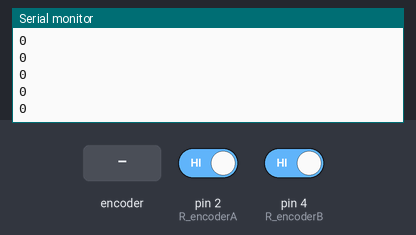
Recording of a sketch running on a simulated Arduino Uno, built with avr-gcc and run on an emulated ATmega328P. On the bench: the last lines printed to the serial monitor. Inputs (shaded band) come from the test bench; at power-on: pin 2 (R_encoderA) HIGH, pin 4 (R_encoderB) HIGH.

Above: at 1.2 s.
1.3 s: rotary encoder on pin 2 (R_encoderA) / pin 4 (R_encoderB) turned 1 step (first pin leading)
At 1.31 s:
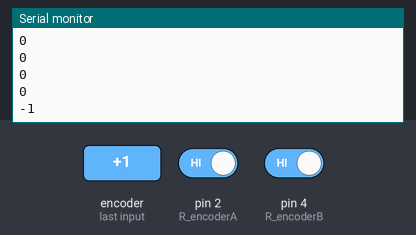
3.0 s: rotary encoder on pin 2 (R_encoderA) / pin 4 (R_encoderB) turned 1 step (first pin leading)
At 3.01 s:
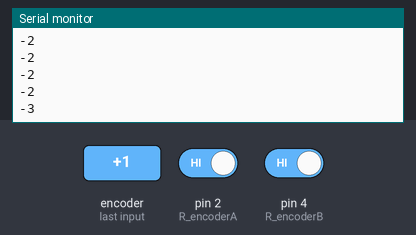
Timing chart, 0 to 6.0 s (numbered marks = the images above; inputs shaded):
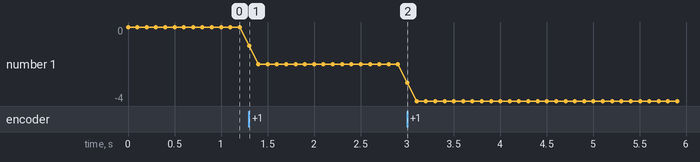

Measured:
- after the input at 1.3 s, the serial monitor: prints a new line at once (image 1)
- after the input at 3.0 s, the serial monitor: prints a new line at once (image 2)
- plotted number 1: 0 → -2 after the input at 1.3 s, -2 → -4 after the input at 3.0 s

The sketch:

Encorder_Test.ino
```cpp
#define R_encoderA 2
#define R_encoderB 4

volatile int r_encoderCnt=0;

void setup() {
  // put your setup code here, to run once:
  pinMode(R_encoderA, INPUT);
  pinMode(R_encoderB, INPUT);
  digitalWrite(R_encoderA, HIGH);
  digitalWrite(R_encoderB, HIGH);

  attachInterrupt(0, Right_Motor, CHANGE);

  Serial.begin(9600);
}

void loop() {
  // put your main code here, to run repeatedly:
  Serial.println(r_encoderCnt);
  delay(100);

}

void Right_Motor(){
  if(digitalRead(R_encoderA)==digitalRead(R_encoderB)){
    r_encoderCnt++;
  }
  else{
    r_encoderCnt--;
  }
}
```
